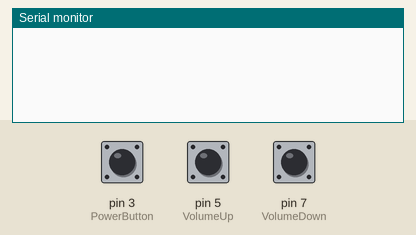
Recording of a sketch running on a simulated Arduino Uno, built with avr-gcc and run on an emulated ATmega328P. On the bench: the last lines printed to the serial monitor. The test bench sets the inputs (shaded band); at power-on: pin 3 (PowerButton) LOW, pin 5 (VolumeUp) LOW, pin 7 (VolumeDown) LOW.

Above: at 1.2 s.
1.3 s: pin 3 (PowerButton) pulled HIGH for 0.15 s
At 2.3 s:
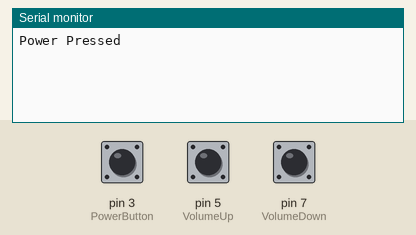
2.9 s: pin 5 (VolumeUp) pulled HIGH for 0.15 s
At 3.5 s:
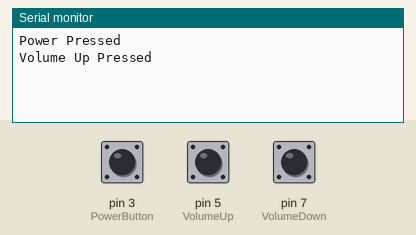
4.5 s: pin 7 (VolumeDown) pulled HIGH for 0.15 s
At 5.9 s:
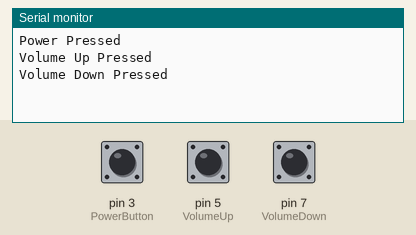

Measured:
- after the input at 1.3 s, the serial monitor: prints a new line at once (image 1)
- after the input at 2.9 s, the serial monitor: prints a new line at once (image 2)
- after the input at 4.5 s, the serial monitor: prints a new line at once (image 3)

The sketch:

IR_Remote.ino
```cpp
/*
IR LED - 9
IR RECEIVER - 2
POWER BUTTON - 3
VOLUME + BUTTON - 5
Volume - BUTTON - 7

 */

#include <IRremote.h>
#define IR_USE_TIMER1

IRsend irsend;

const int  PowerButton = 3;
const int VolumeUp = 5;
const int VolumeDown = 7;
int PowerButtonState = 0;     // previous state of the button
int VolumeUpState = 0;
int VolumeDownState = 0;

void setup()
{
  Serial.begin(9600);
  pinMode(PowerButton, INPUT);
  pinMode(VolumeUp, INPUT);
  pinMode(VolumeDown, INPUT);
}
void loop() {
PowerButtonState = digitalRead(PowerButton);
//Serial.println(PowerButtonState);
while (PowerButtonState == 1) {
  Serial.println("Power Pressed");
  irsend.sendSAMSUNG(0xE0E040BF,32); // SAMSUNG - POWER
  delay(1000);
  PowerButtonState = digitalRead(PowerButton);
}
VolumeUpState = digitalRead(VolumeUp);
//Serial.println(VolumeUpState);
while (VolumeUpState == 1) {
  Serial.println("Volume Up Pressed");
  irsend.sendSAMSUNG(0xE0E0E01F,32); // SAMSUNG - Vol Up
  delay(100);
  VolumeUpState = digitalRead(VolumeUp);
}
VolumeDownState = digitalRead(VolumeDown);
//Serial.println(VolumeDownState);
while (VolumeDownState == 1) {
  Serial.println("Volume Down Pressed");
  irsend.sendSAMSUNG(0xE0E0D02F,32); // SAMSUNG - Vol Down
  delay(100);
  VolumeDownState = digitalRead(VolumeDown);
}

}
```
